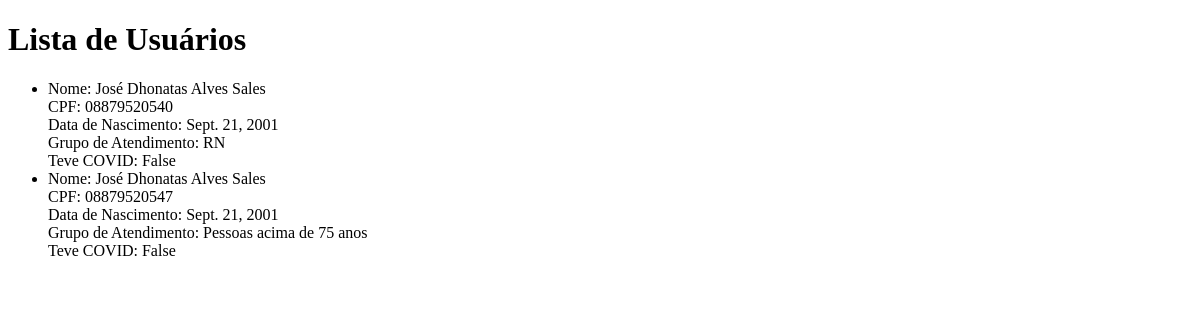
The app's page /usuarios/ (signed in), older data.
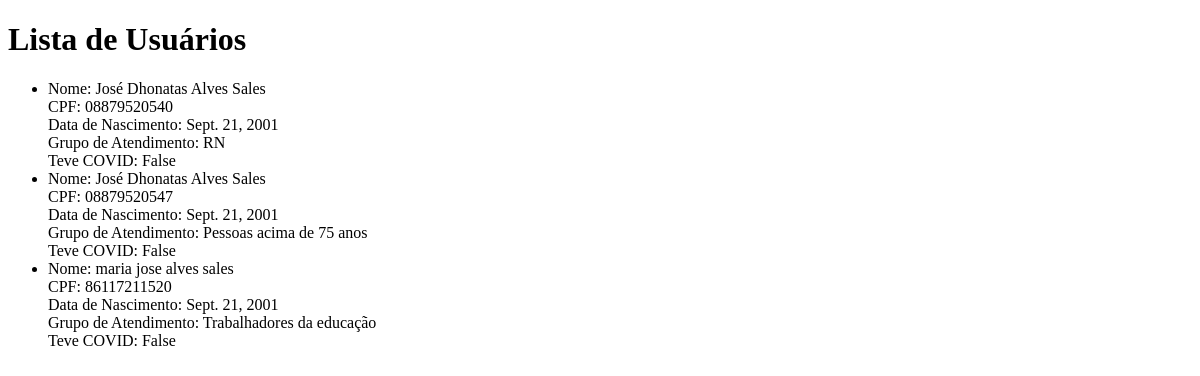
The same page, newer data.
### agenda/models.py (models this page shows)
class CustomUser(AbstractUser):
    username = None
    nome_completo = models.CharField(max_length=60, default=' ')
    cpf = models.CharField(primary_key = True, max_length=11)
    data_nascimento = models.DateField(default=timezone.now)
    grupos_atendimento = models.CharField(max_length=100, blank=True, null=True)
    teve_covid = models.BooleanField(default= False)
    objects = UserManager()
    USERNAME_FIELD = 'cpf'
    REQUIRED_FIELDS = []

### agenda/views.py (the view)
# urls.py: path('usuarios/', lista_usuarios, name='lista_usuarios')
def lista_usuarios(request):
    if request.user.is_authenticated:
        usuarios = CustomUser.objects.all()
        return render(request, "lista_usuarios.html", {'usuarios': usuarios})

### agenda/templates/lista_usuarios.html (shortened to what this page needs)
<!DOCTYPE html>
<html lang="en">
<head>
</head>
<body>
    <h1>Lista de Usuários</h1>
    <ul>
        {% for usuario in usuarios %}
            <li>
                Nome: {{ usuario.nome_completo }}<br>
                CPF: {{ usuario.cpf }}<br>
                Data de Nascimento: {{ usuario.data_nascimento }}<br>
                Grupo de Atendimento: {{ usuario.grupos_atendimento }}<br>
                Teve COVID: {{ usuario.teve_covid }}<br>
            </li>
        {% endfor %}
    </ul>
</body>
</html>

Row changes from the older to the newer data that the page shows:
added CustomUser: nome_completo "maria jose alves sales", cpf "86117211520", data_nascimento "Sept. 21, 2001", grupos_atendimento "Trabalhadores da educação", teve_covid "False"
